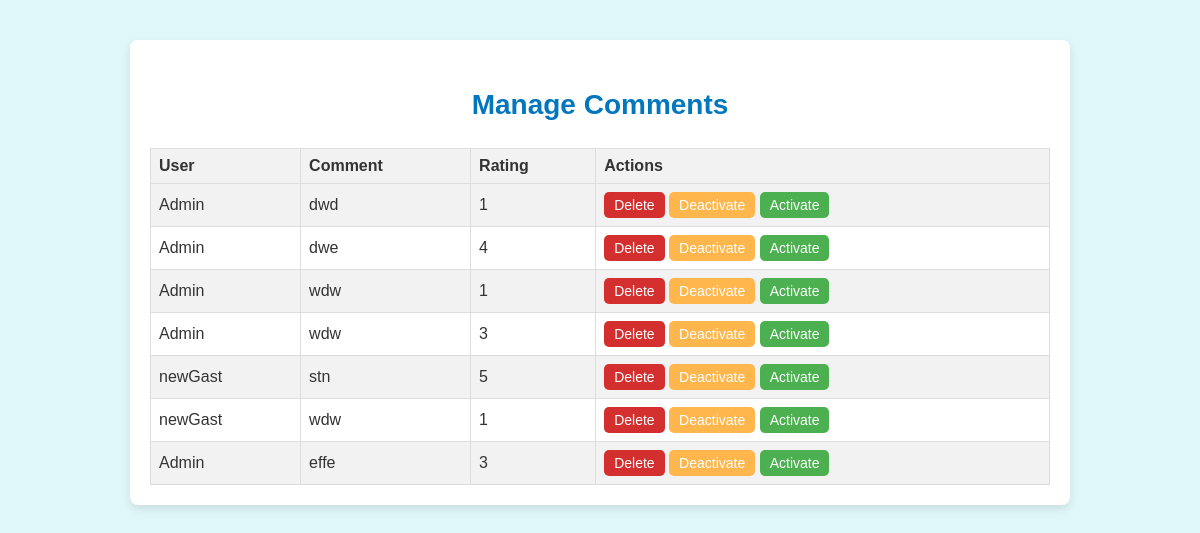
The page /customerservice/manage-comments/ (signed in) on the database as committed earlier.
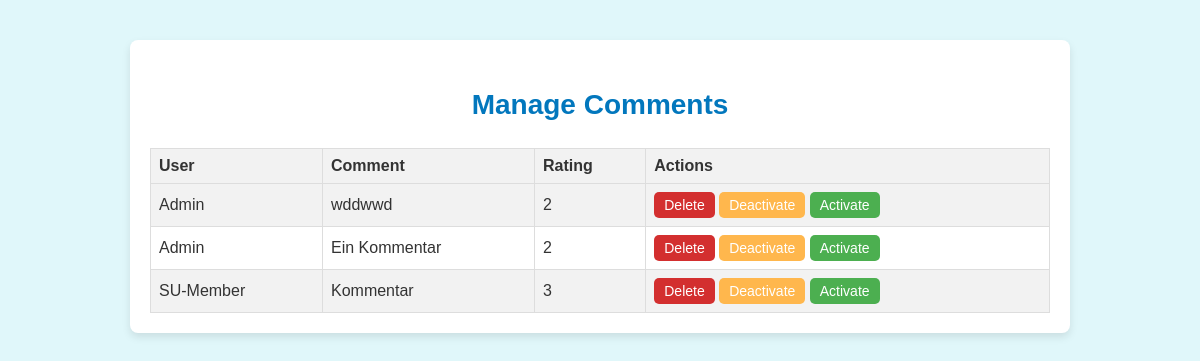
The same page on the database as committed later.
### HolidayHousings/models.py (models this page shows, shortened)
class Comment(models.Model):
    text = models.TextField(max_length=500)
    timestamp = models.DateTimeField(auto_now_add=True)
    myuser = models.ForeignKey(settings.AUTH_USER_MODEL, on_delete=models.CASCADE)
    holiday_housing = models.ForeignKey(HolidayHousing, on_delete=models.CASCADE)
    star_rating = models.IntegerField(choices=[(i, i) for i in range(1, 6)], default=1)
    active = models.BooleanField(default=True)
    class Meta:
        unique_together = ('myuser', 'holiday_housing')  # Ensure one comment per user per housing
    def __str__(self):
        return f'{self.get_comment_excerpt()} ({self.myuser.username})'
    def __repr__(self):
        return f'{self.get_comment_excerpt()} ({self.myuser.username} / {str(self.timestamp)})'

### UserAdmin/models.py (models this page shows, shortened)
class MyUser(AbstractUser):
    USER_TYPES = [
        ('SU', 'superuser'),
        ('CS', 'customer support'),
        ('CU', 'customer user'),
        ('QA', 'quality assurance')
    ]
    type = models.CharField(
        max_length=2,
        choices=USER_TYPES,
        default='CU'
    )
    date_of_birth = models.DateField(default=get_date_20_years_ago())  # default is 20 years old
    profile_image = models.ImageField(upload_to='profile_images', blank=True, null=True)
    some_file = models.FileField(upload_to='uploaded_files', blank=True, null=True)
    gets_discount = models.BooleanField(default=False)

### CustomerService/views.py (the view)
# urls.py: path('manage-comments/', manage_comments, name='manage-comments'),
@staff_member_required
def manage_comments(request):
    comments = Comment.objects.all()
    return render(request, 'manage_comments.html', {'comments': comments})

### CustomerService/templates/manage_comments.html (shortened to what this page needs)
{% block content %}
    <div class="container">
        <h2>Manage Comments</h2>
        <table>
            <tr>
                <th>User</th>
                <th>Comment</th>
                <th>Rating</th>
                <th>Actions</th>
            </tr>
            {% for comment in comments %}
            <tr>
                <td>{{ comment.myuser.username }}</td>
                <td>{{ comment.text }}</td>
                <td>{{ comment.star_rating }}</td>
                <td>
                    <form method="post" action="{% url 'delete-comment' comment.id %}" style="display:inline;">
                        <button type="submit" class="btn btn-sm btn-danger">Delete</button>
                    </form>
                    {% if comment.active %}
                    <form method="post" action="{% url 'deactivate-comment' comment.id %}" style="display:inline;">
                        <button type="submit" class="btn btn-sm btn-warning">Deactivate</button>
                    </form>
                    <form method="post" action="{% url 'activate-comment' comment.id %}" style="display:inline;">
                        <button type="submit" class="btn btn-sm btn-success">Activate</button>
                    </form>
                    {% else %}
                    <form method="post" action="{% url 'activate-comment' comment.id %}" style="display:inline;">
                        <button type="submit" class="btn btn-sm btn-warning">Deactivate</button>
                    </form>
                    <form method="post" action="{% url 'deactivate-comment' comment.id %}" style="display:inline;">
                        <button type="submit" class="btn btn-sm btn-success">Activate</button>
                    </form>
                    {% endif %}
                </td>
            </tr>
            {% endfor %}
        </table>
    </div>
{% endblock %}

Rows that differ between the two databases and show on the page:
removed Comment: myuser.username "Admin", text "dwd", star_rating "1", active "Deactivate"
removed Comment: myuser.username "Admin", text "dwe", star_rating "4", active "Deactivate"
removed Comment: myuser.username "Admin", text "wdw", star_rating "1", active "Deactivate"
removed Comment: myuser.username "Admin", text "wdw", star_rating "3", active "Deactivate"
removed Comment: myuser.username "newGast", text "stn", star_rating "5", active "Deactivate"
removed Comment: myuser.username "newGast", text "wdw", star_rating "1", active "Deactivate"
removed Comment: myuser.username "Admin", text "effe", star_rating "3", active "Deactivate"
added Comment: myuser.username "Admin", text "wddwwd", star_rating "2", active "Deactivate"
added Comment: myuser.username "Admin", text "Ein Kommentar", star_rating "2", active "Deactivate"
added Comment: myuser.username "SU-Member", text "Kommentar", star_rating "3", active "Deactivate"
